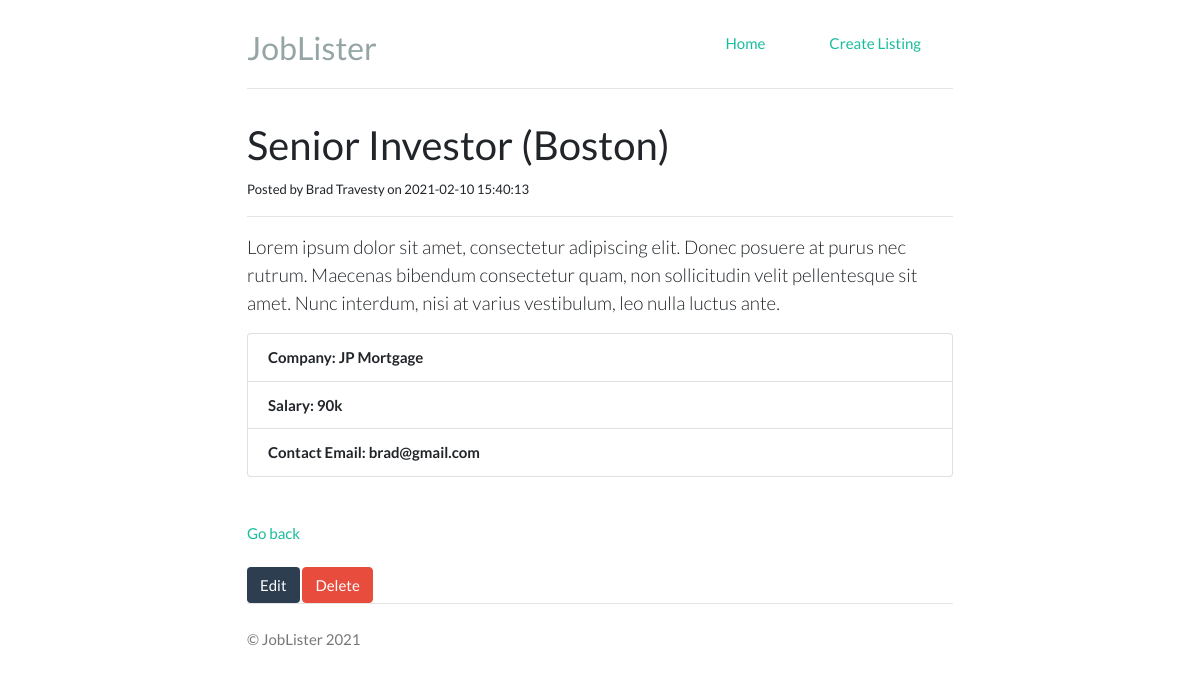
Page /job.php?id=1 on the committed database.
### tables this page shows
CREATE TABLE `jobs` (
  `id` int(11) NOT NULL,
  `category_id` int(11) NOT NULL,
  `company` varchar(255) NOT NULL,
  `job_title` varchar(255) NOT NULL,
  `description` varchar(255) NOT NULL,
  `salary` varchar(255) NOT NULL,
  `location` varchar(255) NOT NULL,
  `contact_user` varchar(255) NOT NULL,
  `contact_email` varchar(255) NOT NULL,
  `post_date` timestamp NOT NULL DEFAULT current_timestamp()
);

### lib/Template.php (called while the page is built, shortened)
<?php
class Template {
    protected $template;
    public function __construct($template) {
        $this->template = $template;
    }
    public function __toString() {
        include basename($this->template);
        return ob_get_clean();
    }
}

### lib/Database.php (called while the page is built, shortened)
<?php
class Database {
    private $host = DB_HOST;
    private $user = DB_USER;
    private $pw = DB_PW;
    private $dbname = DB_NAME;
    private $dbh;
    private $stmt;
    public function __construct() {
        $dsn = 'mysql:host=' .$this->host. ';dbname=' .$this->dbname;
        $options = array(
            PDO::ATTR_PERSISTENT => true,
            PDO::ATTR_ERRMODE => PDO::ERRMODE_EXCEPTION
        );
        try {
            $this->dbh = new PDO($dsn, $this->user, $this->pw, $options);
        } catch(PDOException $e) {
            $this->error = $e->getMessage();
        }
    }
    public function query($query) {
        $this->stmt = $this->dbh->prepare($query);
    }
    public function bind($param, $value, $type = null) {
        if (is_null($type)) {
            switch (true) {
                default :
                    $type = PDO::PARAM_STR;
            }
        }
        $this->stmt->bindValue($param, $value, $type);
    }
    public function execute() {
        return $this->stmt->execute();
    }
    public function single() {
        $this->execute();
        return $this->stmt->fetch(PDO::FETCH_OBJ);
    }
}

### lib/Job.php (called while the page is built, shortened)
<?php
class Job {
    private $db;
    public function __construct() {
        $this->db = new Database;
    }
    public function getJob($id) {
        $this->db->query("
            SELECT *
            FROM jobs
            WHERE id = :id
        ");
        $this->db->bind(':id', $id);
        $row = $this->db->single();
        return $row;
    }
}

### templates/job-single.php (the view, shortened to what this page needs)
<?php include 'inc/header.php'; ?>
<h2 class="page-header"><?php echo $job->job_title; ?> (<?php echo $job->location; ?>)</h2>
<small>Posted by <?php echo $job->contact_user; ?> on <?php echo $job->post_date; ?></small>
<hr>
<p class="lead"><?php echo $job->description; ?></p>
<ul class="list-group">
    <li class="list-group-item">
        <strong>Company: <?php echo $job->company ?></strong>
    </li>
    <li class="list-group-item">
        <strong>Salary: <?php echo $job->salary ?></strong>
    </li>
    <li class="list-group-item">
        <strong>Contact Email: <?php echo $job->contact_email ?></strong>
    </li>
</ul>
<br><br>
<a href="index.php">Go back</a>
<br><br>
<div class="well">
    <a href="edit.php?id=<?php echo $job->id; ?>" class="btn btn-default">Edit</a>
    <form style="display:inline;" method="post" action="job.php">
        <input type="submit" class="btn btn-danger" value="Delete"/>
    </form>
</div>
<?php include 'inc/footer.php'; ?>

### css/styles.css (style rules this page uses)
body { padding-top: 1.5rem; padding-bottom: 1.5rem; }
.btn-default { background-color: #2c3e50; color: white; }

### rows in the picture
jobs: job_title "Senior Investor", location "Boston", contact_user "Brad Travesty", post_date "2021-02-10 15:40:13", description "Lorem ipsum dolor sit amet, consectetur adipiscing elit. Donec posuere at purus nec rutrum. Maecenas bibendum consectetur quam, non sollicitudin velit pellentesque sit amet. Nunc interdum, nisi at varius vestibulum, leo nulla luctus ante.", company "JP Mortgage", salary "90k", contact_email "brad@gmail.com"

### other values in the picture
SITE_TITLE "JobLister"
